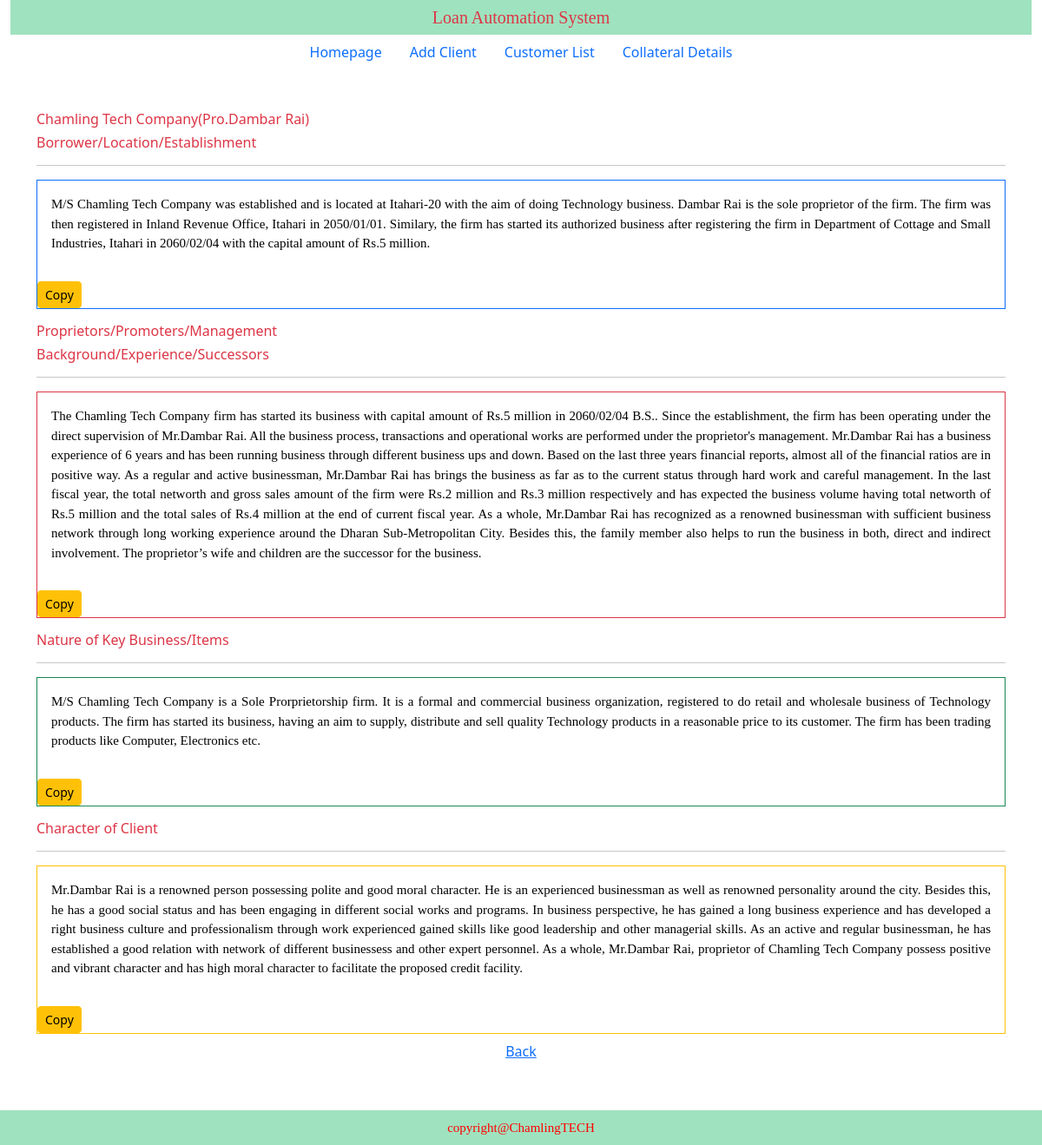
/clientdisplay/10, run on the app's committed database.
### loanapp/models.py (models this page shows, shortened)
class ClientDetail(models.Model):
    name= models.CharField(max_length=300)
    address= models.CharField(max_length=150)
    vdc= models.CharField(max_length=100, null=True, blank=True)
    vdc_date= models.CharField(max_length=12, null=True, blank=True)
    iro_address= models.CharField(max_length=50)
    iro_date= models.CharField(max_length=12)
    smi_address= models.CharField(max_length=50)
    smi_date= models.CharField(max_length=12)
    capital= models.CharField(max_length=20)
    capital_new= models.CharField(max_length=20, null=True, blank=True, default='')
    pro_name= models.CharField(max_length=100)
    firm_type= models.CharField(max_length=100, choices=FORM_CHOICES)
    exp_year= models.CharField(max_length=5, null=True, default='', blank=True)
    pre_sales= models.CharField(max_length=6, null=True, default='', blank=True)
    pre_networth= models.CharField(max_length=6, null=True, default='', blank=True)
    cur_sales= models.CharField(max_length=6, null=True, default='', blank=True)
    cur_networth= models.CharField(max_length=6, null=True, default='', blank=True)
    business_type= models.CharField(max_length=100, null=True, default='', blank=True)
    product= models.CharField(max_length=100, null=True, default='', blank=True)
    product_types= models.CharField(max_length=100, null=True, default='', blank=True)
    brand= models.CharField(max_length=100, default='', blank=True, null= True)
    brand_types= models.CharField(max_length=100, default='', blank=True, null=True)

### loanapp/views.py (the view)
# urls.py: path('clientdisplay/<int:pk>', ClientDisplay.as_view(), name='clientdisplay'),
class ClientDisplay(DetailView):
    model=ClientDetail
    template_name='client_display.html'

### templates/client_display.html (shortened to what this page needs)
{% extends 'base.html' %}
{% load static %}
{% block css %}  <link rel="stylesheet" href="{% static 'css/client_display.css' %} "> {% endblock css %}
{% block bodycontent %}
<div class="container py-5">
    <div class="section1">
        <h6 class="text-danger"> {{object.name}}(Pro.{{object.pro_name}})</h6>
        <h6 class="text-danger">Borrower/Location/Establishment</h6>
    <hr color="red">
    <div class="border border-primary">
        <p class="p-3" id="FirmDetail">
            M/S {{object.name }} was established and is located at {{object.address }} with the aim of doing
             {{object.business_type}} business. {{object.pro_name}} is the sole proprietor of the firm.
             The firm was then registered in Inland Revenue Office, {{ object.iro_address}}
             in {{object.iro_date}}. Similary, the firm has started its authorized business after registering
             the firm in Department of Cottage and Small Industries, {{object.smi_address}} in {{object.smi_date}}
             with the capital amount of Rs.{{object.capital}} million.
        </p>
        <button type="button" onclick="FirmDetailCopy()" class="btn btn-warning btn-sm text-sm-end mx-auto">Copy</button>
    </div>
    </div>
    <div class="section1">
        <h6 class="text-danger mt-3">Proprietors/Promoters/Management</h6>
        <h6 class="text-danger">Background/Experience/Successors</h6>
    <hr color="red">
    <div class="border border-danger">
        <p id ="FirmBackDetail" class="p-3">
            The {{object.name}} firm has started its business with capital amount of Rs.{{object.capital}} million in
            {{object.smi_date}} B.S.. Since the establishment, the firm has been operating under the direct supervision
            of Mr.{{object.pro_name}}. All the business process, transactions and operational works are performed under
            the proprietor's management. Mr.{{object.pro_name}} has a business experience of {{object.exp_year}} years and
            has been running business through different business ups and down. Based on the last three years financial
            reports, almost all of the financial ratios are in positive way. As a regular and active businessman,
            Mr.{{object.pro_name}} has brings the business as far as to the current status through hard work and careful
            management.
            In the last fiscal year, the total networth and gross sales amount of the firm were Rs.{{object.pre_sales}} million
            and Rs.{{object.pre_networth}} million respectively and has expected the business volume having total networth of
            Rs.{{object.cur_networth}} million and the total sales of Rs.{{object.cur_sales}} million at the end of current
            fiscal year. As a whole, Mr.{{object.pro_name}} has recognized as a renowned businessman with sufficient business
            network through long working experience around the Dharan Sub-Metropolitan City. Besides this, the family member
            also helps to run the business in both, direct and indirect involvement. The proprietor’s wife and children are
            the successor for the business.
        </p>
        <button type="button" onclick="FirmBackCopy()" class="btn btn-warning btn-sm text-sm-end mx-auto">Copy</button>
    </div>
    </div>
    <div class="section1">
        <h6 class="text-danger mt-3">Nature of Key Business/Items</h6>
        <hr color="red">
        <div class="border border-success">
            <p id="FirmNature" class="p-3">
                M/S {{object.name}} is a {{object.firm_type}} firm. It is a formal and commercial
                 business organization, registered to do retail and wholesale business of {{object.business_type}} products.
                 The firm has started its business, having an aim to supply, distribute and sell quality
                 {{object.business_type}} products in a reasonable price to its customer. The firm has been trading
                 {{object.buisness_types}} products like {{object.product_types}} etc.
            </p>
            <button type="button" onclick="FirmNatureCopy()" class="btn btn-warning btn-sm text-sm-end mx-auto">Copy</button>
        </div>
    </div>
     <div class="section1">
        <h6 class="text-danger mt-3">Character of Client</h6>
        <hr color="red">
        <div class="border border-warning">
            <p id="clientcharacter" class="p-3">
                Mr.{{object.pro_name}} is a renowned person possessing polite and good moral character.
                He is an experienced businessman as well as renowned personality around the city.
                Besides this, he has a good social status and has been engaging in different social
                works and programs. In business perspective, he has gained a long business experience and
                 has developed a right business culture and professionalism through work experienced gained
                 skills like good leadership and other managerial skills. As an active and regular businessman,
                  he has established a good relation with network of different businessess and other expert personnel.
                  As a whole, Mr.{{object.pro_name}}, proprietor of {{object.name}} possess positive and vibrant character and has high moral character
                  to facilitate the proposed credit facility.
            </p>
            <button type="button" onclick="ClientCharacterCopy()" class="btn btn-warning btn-sm text-sm-end mx-auto">Copy</button>
        </div>
    </div>
    <div class="back-btn text-center py-2">
        <a href="{% url 'clientlist' %}" class="back-btn">Back</a>
    </div>
</div>
{% endblock bodycontent %}

### static/css/base.css (style rules this page uses)
* { margin:0; padding:0; box-sizing: border-box; }
html { height:100%; }
body { width:100%; display:flex; flex-direction:column; height:100%; }

### static/css/client_display.css (style rules this page uses)
p { color:black; font-family: "Times New Roman", Times, serif; text-align: justify; font-size:15px; text-align: justify; }

### data on the page
ClientDetail: name "Chamling Tech Company", pro_name "Dambar Rai", address "Itahari-20", business_type "Technology", iro_address "Itahari", iro_date "2050/01/01", smi_address "Itahari", smi_date "2060/02/04", capital "5", exp_year "6", pre_sales "2", pre_networth "3", cur_networth "5", cur_sales "4", firm_type "Sole Prorprietorship", product_types "Computer, Electronics"
